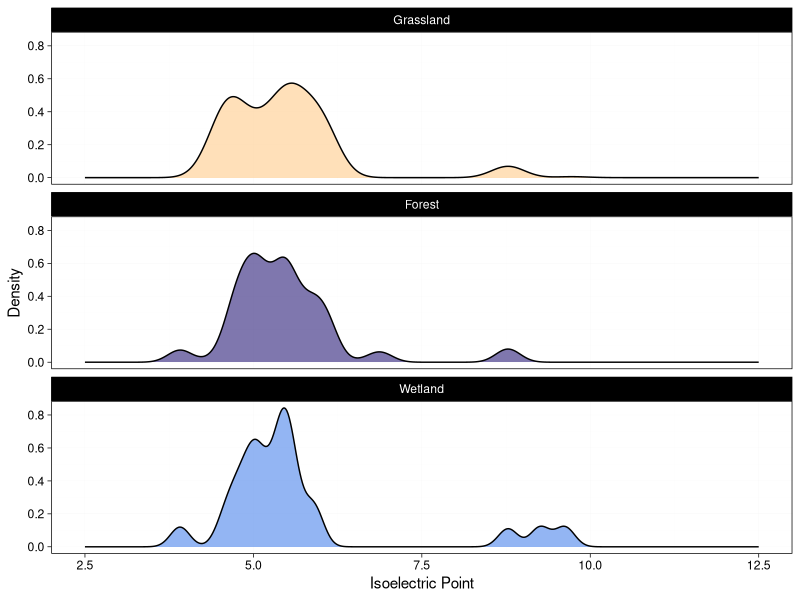
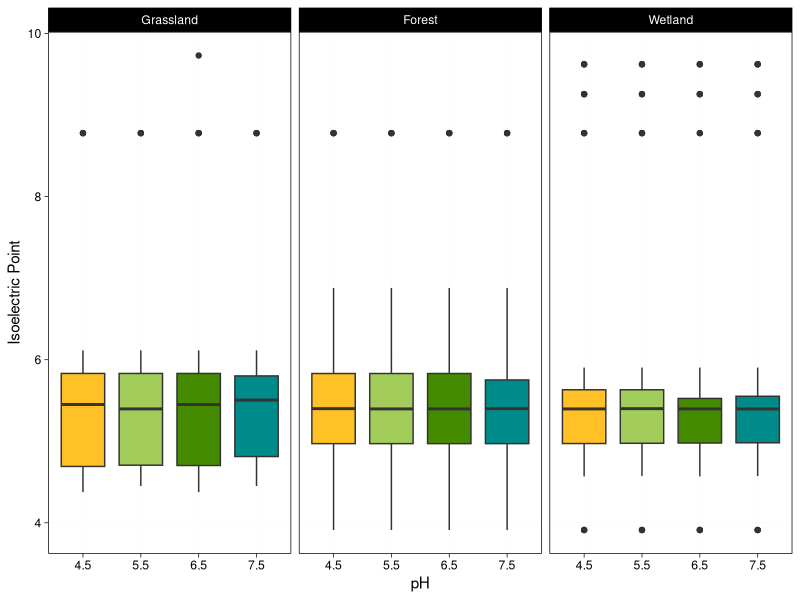
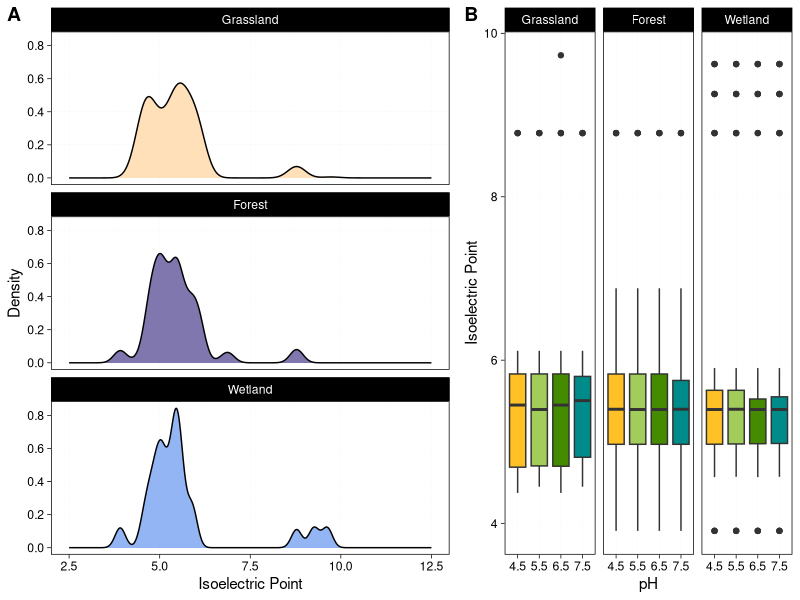
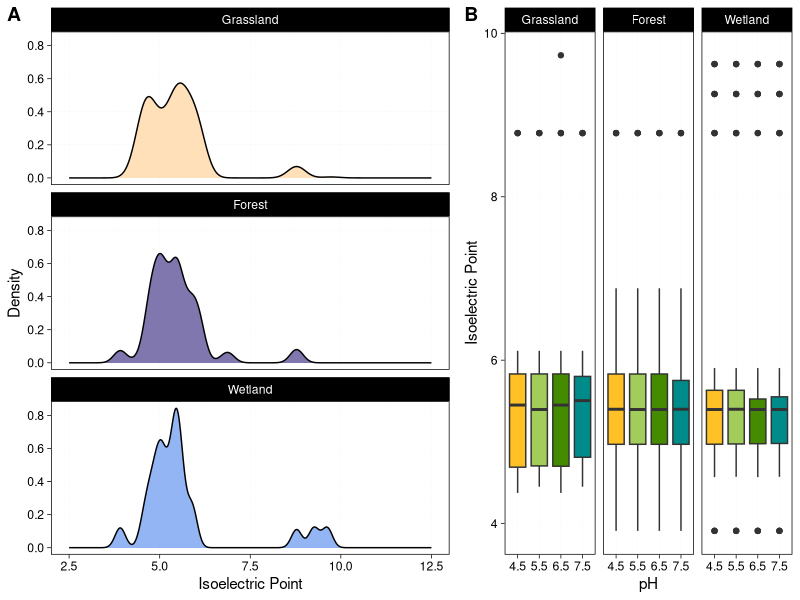

Write the R code that produced these figures, in order.
## ---- chunk 1
library(tidyverse)
library(seqinr)
library(ggpubr)
library(cowplot)
## ---- chunk 2
#IEP function

add_pI_column <- function(df) {
  # Apply the s2c function to convert values in Column2 to vectors
  df$sequences <- sapply(df$seq_aa, s2c)
  
  # Calculate isoelectric points using computePI
  df$pI <- sapply(df$sequences, computePI)
  
  return(df)
}
## ---- chunk 3
#IEP distributions for ALL soils!!

df <- read.table('../data/2309.paladin.surfaceproteinsfinal.mean.tsv',sep = "\t", header=T) %>% 
  column_to_rownames(var='Contig') %>% 
  filter(rowSums(. != 0) > 0) %>% 
  rownames_to_column(var='protein_id')

squn <- read_csv('../data/2306_surfaceproteins_vcontactdatabase_AAsequences.csv')

df <- df  %>% left_join(squn, by ="protein_id")
df <- add_pI_column(df)
df <- df %>% column_to_rownames(var = 'protein_id') 


df2 <- df %>% select(-seq_name,-seq_aa, -virus, -sequences) #select samples and pI
df2 <- df2 %>% mutate(across(-c(pI), ~ifelse(. > 0, pI, .))) %>% select (-pI) #add the pI to every sample that had that protein in it

df3 <- as.data.frame(t(df2)) %>% rownames_to_column(var = 'SampleID')

df.tidy <- df3 %>%  pivot_longer(cols = -SampleID, names_to = "ProteinID", values_to = "IEP") %>% filter(IEP>0)
df.tidy$pH <- substr(df.tidy$SampleID, 8, 8)
df.tidy$soil <- substr(df.tidy$SampleID, 1,2)

df.tidy$soil <- factor(df.tidy$soil, levels=c("ML", "AN", "BB"))


(plot1 <-  ggplot(df.tidy, aes(x=IEP, fill = soil)) + geom_density(alpha=0.7) + theme_linedraw() + 
  labs(x = 'Isoelectric Point', y = 'Density') + 
  facet_wrap(~soil, ncol=1, labeller = labeller(soil = c("ML" = "Grassland","AN" = "Forest", "BB" = "Wetland"))) + xlim(2.5, 12.5) + 
  scale_fill_manual(values = c('burlywood1', 'darkslateblue', 'cornflowerblue')) + theme( panel.grid.major = element_line(color = "gray93"),
    panel.grid.minor = element_line(color = "gray93"), legend.position = 'none'))

df.tidy.a <- df.tidy %>% filter(soil == 'AN')
df.tidy.b <- df.tidy %>% filter(soil == 'BB')
df.tidy.m <- df.tidy %>% filter(soil == 'ML')

shapiro.test(df.tidy.a$IEP) # non-normal - from plot above - right skewed, but continuous data - use gamma
shapiro.test(df.tidy.b$IEP) # non-normal - from plot above - right skewed, but continuous data - use gamma
shapiro.test(df.tidy.m$IEP) # non-normal- from plot above - right skewed, but continuous data - use gamma

a.mod <- glm(IEP ~ pH, df.tidy.a, family = "Gamma") #good for continous that is right skewed
a.mod$deviance/a.mod$df.residual #checking overdispersion - 0.0215, no overdispersion
anova(a.mod, test = 'Chisq') #not significant

b.mod <- glm(IEP ~ pH, df.tidy.b, family = "Gamma") #good for continous that is right skewed
b.mod$deviance/b.mod$df.residual #checking overdispersion - 0.05063966, no overdispersion
anova(b.mod, test = 'Chisq') #not significant

m.mod <- glm(IEP ~ pH, df.tidy.m, family = "Gamma") #good for continous that is right skewed
m.mod$deviance/m.mod$df.residual #checking overdispersion - 0.02397412, no overdispersion
anova(m.mod, test = 'Chisq') #not significant


(pic1 <- ggplot(df.tidy, aes(pH, IEP, fill = pH)) + geom_boxplot(show.legend = FALSE) + theme_linedraw() + 
  labs(y = 'Isoelectric Point') + 
  scale_x_discrete(labels=c("4" = "4.5", "5" = "5.5","6" = "6.5","8" = "7.5")) +
  scale_fill_manual(values = c('goldenrod1','darkolivegreen3','chartreuse4', 'darkcyan')) + facet_wrap(~soil, nrow = 1, labeller = labeller(soil = c("ML" = "Grassland","AN" = "Forest", "BB" = "Wetland"))) + theme( panel.grid.major = element_line(color = "gray93"),
    panel.grid.minor = element_line(color = "gray93")))


(sfig <- plot_grid(plot1, pic1, ncol = 2, labels = c('A','B'), rel_widths = c(2, 1.5)))
ggsave('../Figures/SuppFig8_IEPDistribution_bysoil_byPH_SuppFig.pdf', sfig, width = 12, height = 5, dpi = 300, device = 'pdf')
